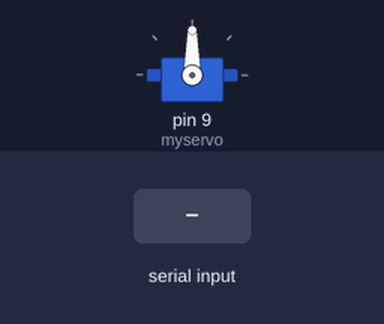
This sketch was run on a simulated Arduino Uno, built with avr-gcc and run on an emulated ATmega328P. Shown: servo. The test bench sets the inputs (shaded band).

Above: at 1.2 s.
1.3 s: "30,150\n" received over Serial
At 3.4 s:
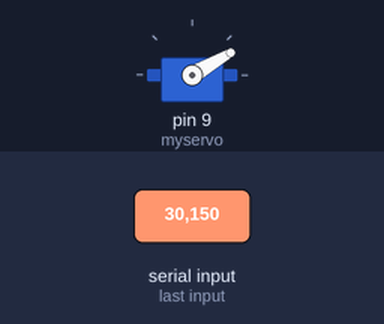
3.8 s: "5\n" received over Serial
At 5.1 s:
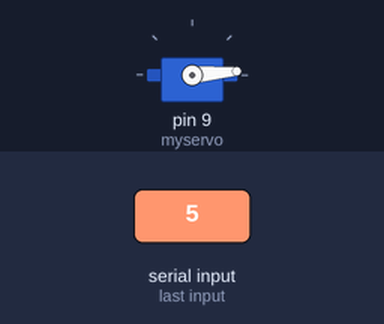
6.3 s: "200\n" received over Serial
At 8.3 s:
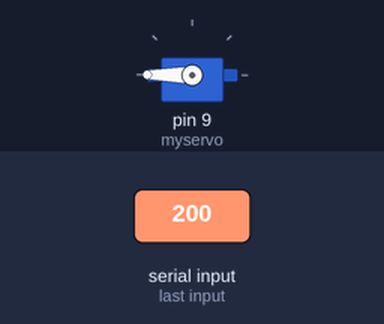
8.8 s: "90,45\n" received over Serial
At 10.3 s:
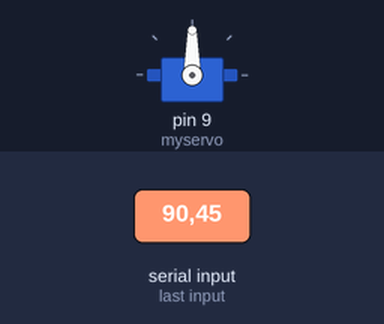
Timing chart, 0 to 11.8 s (numbered marks = the images above; inputs shaded):
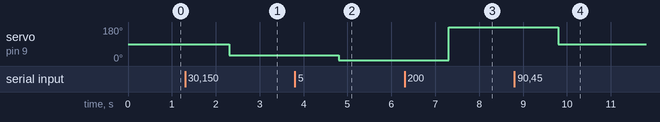

Measured:
- after the input at 1.3 s, servo on pin 9 (myservo): 90° → 30° after 1.0 s
- after the input at 3.8 s, servo on pin 9 (myservo): 30° → 5° after 1.0 s
- after the input at 6.3 s, servo on pin 9 (myservo): 5° → 180° after 1.0 s
- after the input at 8.8 s, servo on pin 9 (myservo): 180° → 90° after 1.0 s

The sketch:

Servo_Serial.ino
```cpp
#include <Servo.h>

Servo myservo;  // create servo object to control a servo


void setup()
{
  myservo.attach(9);  // attaches the servo on pin 9 to the servo object
    Serial.begin(9600);
}


void loop() {
  // put your main code here, to run repeatedly:
   if (Serial.available()) {
    // read the most recent byte (which will be from 0 to 255):
    String val = Serial.readString();
    myservo.write(val.toInt());
    // set the brightness of the LED:
    //analogWrite(ledPin, brightness);
  }

}
```
